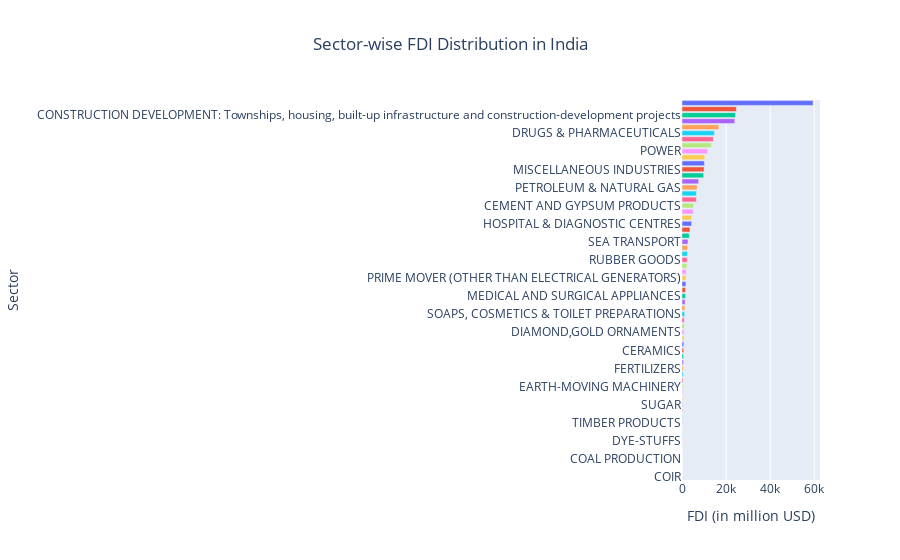

Notebook code cell kept with this figure:
### Code cell
# Interactive Visualization using Plotly
fig = px.bar(sector_fdi, x='FDI', y='Sector', title='Sector-wise FDI Distribution in India', orientation='h', color='Sector', template='plotly')
fig.update_layout(
    xaxis_title='FDI (in million USD)',
    yaxis_title='Sector',
    title={'x':0.5, 'xanchor': 'center'},
    showlegend=False
)
fig.show()

### Figure 1 — Plotly figure (JSON) as saved in the notebook; plotly's stock layout.template omitted (floating-point values rounded to 4 significant figures)
{"data": [{"alignmentgroup": "True", "hovertemplate": "Sector=%{y}<br>FDI=%{x}<extra></extra>", "legendgroup": "SERVICES SECTOR (Fin.,Banking,Insurance,Non Fin/Business,Outsourcing,R&D,Courier,Tech. Testing and Analysis, Other)", "marker": {"color": "#636efa", "pattern": {"shape": ""}}, "name": "SERVICES SECTOR (Fin.,Banking,Insurance,Non Fin/Business,Outsourcing,R&D,Courier,Tech. Testing and Analysis, Other)", "offsetgroup": "SERVICES SECTOR (Fin.,Banking,Insurance,Non Fin/Business,Outsourcing,R&D,Courier,Tech. Testing and Analysis, Other)", "orientation": "h", "showlegend": true, "textposition": "auto", "type": "bar", "x": [59480.0], "xaxis": "x", "y": ["SERVICES SECTOR (Fin.,Banking,Insurance,Non Fin/Business,Outsourcing,R&D,Courier,Tech. Testing and Analysis, Other)"], "yaxis": "y"}, {"alignmentgroup": "True", "hovertemplate": "Sector=%{y}<br>FDI=%{x}<extra></extra>", "legendgroup": "COMPUTER SOFTWARE & HARDWARE", "marker": {"color": "#EF553B", "pattern": {"shape": ""}}, "name": "COMPUTER SOFTWARE & HARDWARE", "offsetgroup": "COMPUTER SOFTWARE & HARDWARE", "orientation": "h", "showlegend": true, "textposition": "auto", "type": "bar", "x": [24670.0], "xaxis": "x", "y": ["COMPUTER SOFTWARE & HARDWARE"], "yaxis": "y"}, {"alignmentgroup": "True", "hovertemplate": "Sector=%{y}<br>FDI=%{x}<extra></extra>", "legendgroup": "CONSTRUCTION DEVELOPMENT: Townships, housing, built-up infrastructure and construction-development projects", "marker": {"color": "#00cc96", "pattern": {"shape": ""}}, "name": "CONSTRUCTION DEVELOPMENT: Townships, housing, built-up infrastructure and construction-development projects", "offsetgroup": "CONSTRUCTION DEVELOPMENT: Townships, housing, built-up infrastructure and construction-development projects", "orientation": "h", "showlegend": true, "textposition": "auto", "type": "bar", "x": [24290.0], "xaxis": "x", "y": ["CONSTRUCTION DEVELOPMENT: Townships, housing, built-up infrastructure and construction-development projects"], "yaxis": "y"}, {"alignmentgroup": "True", "hovertemplate": "Sector=%{y}<br>FDI=%{x}<extra></extra>", "legendgroup": "TELECOMMUNICATIONS", "marker": {"color": "#ab63fa", "pattern": {"shape": ""}}, "name": "TELECOMMUNICATIONS", "offsetgroup": "TELECOMMUNICATIONS", "orientation": "h", "showlegend": true, "textposition": "auto", "type": "bar", "x": [23950.0], "xaxis": "x", "y": ["TELECOMMUNICATIONS"], "yaxis": "y"}, {"alignmentgroup": "True", "hovertemplate": "Sector=%{y}<br>FDI=%{x}<extra></extra>", "legendgroup": "AUTOMOBILE INDUSTRY", "marker": {"color": "#FFA15A", "pattern": {"shape": ""}}, "name": "AUTOMOBILE INDUSTRY", "offsetgroup": "AUTOMOBILE INDUSTRY", "orientation": "h", "showlegend": true, "textposition": "auto", "type": "bar", "x": [16670.0], "xaxis": "x", "y": ["AUTOMOBILE INDUSTRY"], "yaxis": "y"}, {"alignmentgroup": "True", "hovertemplate": "Sector=%{y}<br>FDI=%{x}<extra></extra>", "legendgroup": "DRUGS & PHARMACEUTICALS", "marker": {"color": "#19d3f3", "pattern": {"shape": ""}}, "name": "DRUGS & PHARMACEUTICALS", "offsetgroup": "DRUGS & PHARMACEUTICALS", "orientation": "h", "showlegend": true, "textposition": "auto", "type": "bar", "x": [14710.0], "xaxis": "x", "y": ["DRUGS & PHARMACEUTICALS"], "yaxis": "y"}, {"alignmentgroup": "True", "hovertemplate": "Sector=%{y}<br>FDI=%{x}<extra></extra>", "legendgroup": "TRADING", "marker": {"color": "#FF6692", "pattern": {"shape": ""}}, "name": "TRADING", "offsetgroup": "TRADING", "orientation": "h", "showlegend": true, "textposition": "auto", "type": "bar", "x": [14210.0], "xaxis": "x", "y": ["TRADING"], "yaxis": "y"}, {"alignmentgroup": "True", "hovertemplate": "Sector=%{y}<br>FDI=%{x}<extra></extra>", "legendgroup": "CHEMICALS (OTHER THAN FERTILIZERS)", "marker": {"color": "#B6E880", "pattern": {"shape": ""}}, "name": "CHEMICALS (OTHER THAN FERTILIZERS)", "offsetgroup": "CHEMICALS (OTHER THAN FERTILIZERS)", "orientation": "h", "showlegend": true, "textposition": "auto", "type": "bar", "x": [13290.0], "xaxis": "x", "y": ["CHEMICALS (OTHER THAN FERTILIZERS)"], "yaxis": "y"}, {"alignmentgroup": "True", "hovertemplate": "Sector=%{y}<br>FDI=%{x}<extra></extra>", "legendgroup": "POWER", "marker": {"color": "#FF97FF", "pattern": {"shape": ""}}, "name": "POWER", "offsetgroup": "POWER", "orientation": "h", "showlegend": true, "textposition": "auto", "type": "bar", "x": [11590.0], "xaxis": "x", "y": ["POWER"], "yaxis": "y"}, {"alignmentgroup": "True", "hovertemplate": "Sector=%{y}<br>FDI=%{x}<extra></extra>", "legendgroup": "METALLURGICAL INDUSTRIES", "marker": {"color": "#FECB52", "pattern": {"shape": ""}}, "name": "METALLURGICAL INDUSTRIES", "offsetgroup": "METALLURGICAL INDUSTRIES", "orientation": "h", "showlegend": true, "textposition": "auto", "type": "bar", "x": [10330.0], "xaxis": "x", "y": ["METALLURGICAL INDUSTRIES"], "yaxis": "y"}, {"alignmentgroup": "True", "hovertemplate": "Sector=%{y}<br>FDI=%{x}<extra></extra>", "legendgroup": "HOTEL & TOURISM", "marker": {"color": "#636efa", "pattern": {"shape": ""}}, "name": "HOTEL & TOURISM", "offsetgroup": "HOTEL & TOURISM", "orientation": "h", "showlegend": true, "textposition": "auto", "type": "bar", "x": [10140.0], "xaxis": "x", "y": ["HOTEL & TOURISM"], "yaxis": "y"}, {"alignmentgroup": "True", "hovertemplate": "Sector=%{y}<br>FDI=%{x}<extra></extra>", "legendgroup": "MISCELLANEOUS INDUSTRIES", "marker": {"color": "#EF553B", "pattern": {"shape": ""}}, "name": "MISCELLANEOUS INDUSTRIES", "offsetgroup": "MISCELLANEOUS INDUSTRIES", "orientation": "h", "showlegend": true, "textposition": "auto", "type": "bar", "x": [10040.0], "xaxis": "x", "y": ["MISCELLANEOUS INDUSTRIES"], "yaxis": "y"}, {"alignmentgroup": "True", "hovertemplate": "Sector=%{y}<br>FDI=%{x}<extra></extra>", "legendgroup": "CONSTRUCTION (INFRASTRUCTURE) ACTIVITIES", "marker": {"color": "#00cc96", "pattern": {"shape": ""}}, "name": "CONSTRUCTION (INFRASTRUCTURE) ACTIVITIES", "offsetgroup": "CONSTRUCTION (INFRASTRUCTURE) ACTIVITIES", "orientation": "h", "showlegend": true, "textposition": "auto", "type": "bar", "x": [9817.0], "xaxis": "x", "y": ["CONSTRUCTION (INFRASTRUCTURE) ACTIVITIES"], "yaxis": "y"}, {"alignmentgroup": "True", "hovertemplate": "Sector=%{y}<br>FDI=%{x}<extra></extra>", "legendgroup": "FOOD PROCESSING INDUSTRIES", "marker": {"color": "#ab63fa", "pattern": {"shape": ""}}, "name": "FOOD PROCESSING INDUSTRIES", "offsetgroup": "FOOD PROCESSING INDUSTRIES", "orientation": "h", "showlegend": true, "textposition": "auto", "type": "bar", "x": [7543.0], "xaxis": "x", "y": ["FOOD PROCESSING INDUSTRIES"], "yaxis": "y"}, {"alignmentgroup": "True", "hovertemplate": "Sector=%{y}<br>FDI=%{x}<extra></extra>", "legendgroup": "PETROLEUM & NATURAL GAS", "marker": {"color": "#FFA15A", "pattern": {"shape": ""}}, "name": "PETROLEUM & NATURAL GAS", "offsetgroup": "PETROLEUM & NATURAL GAS", "orientation": "h", "showlegend": true, "textposition": "auto", "type": "bar", "x": [6856.0], "xaxis": "x", "y": ["PETROLEUM & NATURAL GAS"], "yaxis": "y"}, {"alignmentgroup": "True", "hovertemplate": "Sector=%{y}<br>FDI=%{x}<extra></extra>", "legendgroup": "ELECTRICAL EQUIPMENTS", "marker": {"color": "#19d3f3", "pattern": {"shape": ""}}, "name": "ELECTRICAL EQUIPMENTS", "offsetgroup": "ELECTRICAL EQUIPMENTS", "orientation": "h", "showlegend": true, "textposition": "auto", "type": "bar", "x": [6567.0], "xaxis": "x", "y": ["ELECTRICAL EQUIPMENTS"], "yaxis": "y"}, {"alignmentgroup": "True", "hovertemplate": "Sector=%{y}<br>FDI=%{x}<extra></extra>", "legendgroup": "INFORMATION & BROADCASTING (INCLUDING PRINT MEDIA)", "marker": {"color": "#FF6692", "pattern": {"shape": ""}}, "name": "INFORMATION & BROADCASTING (INCLUDING PRINT MEDIA)", "offsetgroup": "INFORMATION & BROADCASTING (INCLUDING PRINT MEDIA)", "orientation": "h", "showlegend": true, "textposition": "auto", "type": "bar", "x": [6494.0], "xaxis": "x", "y": ["INFORMATION & BROADCASTING (INCLUDING PRINT MEDIA)"], "yaxis": "y"}, {"alignmentgroup": "True", "hovertemplate": "Sector=%{y}<br>FDI=%{x}<extra></extra>", "legendgroup": "CEMENT AND GYPSUM PRODUCTS", "marker": {"color": "#B6E880", "pattern": {"shape": ""}}, "name": "CEMENT AND GYPSUM PRODUCTS", "offsetgroup": "CEMENT AND GYPSUM PRODUCTS", "orientation": "h", "showlegend": true, "textposition": "auto", "type": "bar", "x": [5239.0], "xaxis": "x", "y": ["CEMENT AND GYPSUM PRODUCTS"], "yaxis": "y"}, {"alignmentgroup": "True", "hovertemplate": "Sector=%{y}<br>FDI=%{x}<extra></extra>", "legendgroup": "NON-CONVENTIONAL ENERGY", "marker": {"color": "#FF97FF", "pattern": {"shape": ""}}, "name": "NON-CONVENTIONAL ENERGY", "offsetgroup": "NON-CONVENTIONAL ENERGY", "orientation": "h", "showlegend": true, "textposition": "auto", "type": "bar", "x": [5181.0], "xaxis": "x", "y": ["NON-CONVENTIONAL ENERGY"], "yaxis": "y"}, {"alignmentgroup": "True", "hovertemplate": "Sector=%{y}<br>FDI=%{x}<extra></extra>", "legendgroup": "INDUSTRIAL MACHINERY", "marker": {"color": "#FECB52", "pattern": {"shape": ""}}, "name": "INDUSTRIAL MACHINERY", "offsetgroup": "INDUSTRIAL MACHINERY", "orientation": "h", "showlegend": true, "textposition": "auto", "type": "bar", "x": [4394.0], "xaxis": "x", "y": ["INDUSTRIAL MACHINERY"], "yaxis": "y"}, {"alignmentgroup": "True", "hovertemplate": "Sector=%{y}<br>FDI=%{x}<extra></extra>", "legendgroup": "HOSPITAL & DIAGNOSTIC CENTRES", "marker": {"color": "#636efa", "pattern": {"shape": ""}}, "name": "HOSPITAL & DIAGNOSTIC CENTRES", "offsetgroup": "HOSPITAL & DIAGNOSTIC CENTRES", "orientation": "h", "showlegend": true, "textposition": "auto", "type": "bar", "x": [4339.0], "xaxis": "x", "y": ["HOSPITAL & DIAGNOSTIC CENTRES"], "yaxis": "y"}, {"alignmentgroup": "True", "hovertemplate": "Sector=%{y}<br>FDI=%{x}<extra></extra>", "legendgroup": "CONSULTANCY SERVICES", "marker": {"color": "#EF553B", "pattern": {"shape": ""}}, "name": "CONSULTANCY SERVICES", "offsetgroup": "CONSULTANCY SERVICES", "orientation": "h", "showlegend": true, "textposition": "auto", "type": "bar", "x": [3618.0], "xaxis": "x", "y": ["CONSULTANCY SERVICES"], "yaxis": "y"}, {"alignmentgroup": "True", "hovertemplate": "Sector=%{y}<br>FDI=%{x}<extra></extra>", "legendgroup": "MISCELLANEOUS MECHANICAL & ENGINEERING INDUSTRIES", "marker": {"color": "#00cc96", "pattern": {"shape": ""}}, "name": "MISCELLANEOUS MECHANICAL & ENGINEERING INDUSTRIES", "offsetgroup": "MISCELLANEOUS MECHANICAL & ENGINEERING INDUSTRIES", "orientation": "h", "showlegend": true, "textposition": "auto", "type": "bar", "x": [3313.0], "xaxis": "x", "y": ["MISCELLANEOUS MECHANICAL & ENGINEERING INDUSTRIES"], "yaxis": "y"}, {"alignmentgroup": "True", "hovertemplate": "Sector=%{y}<br>FDI=%{x}<extra></extra>", "legendgroup": "SEA TRANSPORT", "marker": {"color": "#ab63fa", "pattern": {"shape": ""}}, "name": "SEA TRANSPORT", "offsetgroup": "SEA TRANSPORT", "orientation": "h", "showlegend": true, "textposition": "auto", "type": "bar", "x": [2713.0], "xaxis": "x", "y": ["SEA TRANSPORT"], "yaxis": "y"}, {"alignmentgroup": "True", "hovertemplate": "Sector=%{y}<br>FDI=%{x}<extra></extra>", "legendgroup": "FERMENTATION INDUSTRIES", "marker": {"color": "#FFA15A", "pattern": {"shape": ""}}, "name": "FERMENTATION INDUSTRIES", "offsetgroup": "FERMENTATION INDUSTRIES", "orientation": "h", "showlegend": true, "textposition": "auto", "type": "bar", "x": [2488.0], "xaxis": "x", "y": ["FERMENTATION INDUSTRIES"], "yaxis": "y"}, {"alignmentgroup": "True", "hovertemplate": "Sector=%{y}<br>FDI=%{x}<extra></extra>", "legendgroup": "TEXTILES (INCLUDING DYED,PRINTED)", "marker": {"color": "#19d3f3", "pattern": {"shape": ""}}, "name": "TEXTILES (INCLUDING DYED,PRINTED)", "offsetgroup": "TEXTILES (INCLUDING DYED,PRINTED)", "orientation": "h", "showlegend": true, "textposition": "auto", "type": "bar", "x": [2471.0], "xaxis": "x", "y": ["TEXTILES (INCLUDING DYED,PRINTED)"], "yaxis": "y"}, {"alignmentgroup": "True", "hovertemplate": "Sector=%{y}<br>FDI=%{x}<extra></extra>", "legendgroup": "RUBBER GOODS", "marker": {"color": "#FF6692", "pattern": {"shape": ""}}, "name": "RUBBER GOODS", "offsetgroup": "RUBBER GOODS", "orientation": "h", "showlegend": true, "textposition": "auto", "type": "bar", "x": [2347.0], "xaxis": "x", "y": ["RUBBER GOODS"], "yaxis": "y"}, {"alignmentgroup": "True", "hovertemplate": "Sector=%{y}<br>FDI=%{x}<extra></extra>", "legendgroup": "MINING", "marker": {"color": "#B6E880", "pattern": {"shape": ""}}, "name": "MINING", "offsetgroup": "MINING", "orientation": "h", "showlegend": true, "textposition": "auto", "type": "bar", "x": [2272.0], "xaxis": "x", "y": ["MINING"], "yaxis": "y"}, {"alignmentgroup": "True", "hovertemplate": "Sector=%{y}<br>FDI=%{x}<extra></extra>", "legendgroup": "AGRICULTURE SERVICES", "marker": {"color": "#FF97FF", "pattern": {"shape": ""}}, "name": "AGRICULTURE SERVICES", "offsetgroup": "AGRICULTURE SERVICES", "orientation": "h", "showlegend": true, "textposition": "auto", "type": "bar", "x": [1921.0], "xaxis": "x", "y": ["AGRICULTURE SERVICES"], "yaxis": "y"}, {"alignmentgroup": "True", "hovertemplate": "Sector=%{y}<br>FDI=%{x}<extra></extra>", "legendgroup": "PRIME MOVER (OTHER THAN ELECTRICAL GENERATORS)", "marker": {"color": "#FECB52", "pattern": {"shape": ""}}, "name": "PRIME MOVER (OTHER THAN ELECTRICAL GENERATORS)", "offsetgroup": "PRIME MOVER (OTHER THAN ELECTRICAL GENERATORS)", "orientation": "h", "showlegend": true, "textposition": "auto", "type": "bar", "x": [1738.0], "xaxis": "x", "y": ["PRIME MOVER (OTHER THAN ELECTRICAL GENERATORS)"], "yaxis": "y"}, {"alignmentgroup": "True", "hovertemplate": "Sector=%{y}<br>FDI=%{x}<extra></extra>", "legendgroup": "ELECTRONICS", "marker": {"color": "#636efa", "pattern": {"shape": ""}}, "name": "ELECTRONICS", "offsetgroup": "ELECTRONICS", "orientation": "h", "showlegend": true, "textposition": "auto", "type": "bar", "x": [1720.0], "xaxis": "x", "y": ["ELECTRONICS"], "yaxis": "y"}, {"alignmentgroup": "True", "hovertemplate": "Sector=%{y}<br>FDI=%{x}<extra></extra>", "legendgroup": "PORTS", "marker": {"color": "#EF553B", "pattern": {"shape": ""}}, "name": "PORTS", "offsetgroup": "PORTS", "orientation": "h", "showlegend": true, "textposition": "auto", "type": "bar", "x": [1637.0], "xaxis": "x", "y": ["PORTS"], "yaxis": "y"}, {"alignmentgroup": "True", "hovertemplate": "Sector=%{y}<br>FDI=%{x}<extra></extra>", "legendgroup": "MEDICAL AND SURGICAL APPLIANCES", "marker": {"color": "#00cc96", "pattern": {"shape": ""}}, "name": "MEDICAL AND SURGICAL APPLIANCES", "offsetgroup": "MEDICAL AND SURGICAL APPLIANCES", "orientation": "h", "showlegend": true, "textposition": "auto", "type": "bar", "x": [1577.0], "xaxis": "x", "y": ["MEDICAL AND SURGICAL APPLIANCES"], "yaxis": "y"}, {"alignmentgroup": "True", "hovertemplate": "Sector=%{y}<br>FDI=%{x}<extra></extra>", "legendgroup": "EDUCATION", "marker": {"color": "#ab63fa", "pattern": {"shape": ""}}, "name": "EDUCATION", "offsetgroup": "EDUCATION", "orientation": "h", "showlegend": true, "textposition": "auto", "type": "bar", "x": [1416.0], "xaxis": "x", "y": ["EDUCATION"], "yaxis": "y"}, {"alignmentgroup": "True", "hovertemplate": "Sector=%{y}<br>FDI=%{x}<extra></extra>", "legendgroup": "PAPER AND PULP (INCLUDING PAPER PRODUCTS)", "marker": {"color": "#FFA15A", "pattern": {"shape": ""}}, "name": "PAPER AND PULP (INCLUDING PAPER PRODUCTS)", "offsetgroup": "PAPER AND PULP (INCLUDING PAPER PRODUCTS)", "orientation": "h", "showlegend": true, "textposition": "auto", "type": "bar", "x": [1291.0], "xaxis": "x", "y": ["PAPER AND PULP (INCLUDING PAPER PRODUCTS)"], "yaxis": "y"}, {"alignmentgroup": "True", "hovertemplate": "Sector=%{y}<br>FDI=%{x}<extra></extra>", "legendgroup": "SOAPS, COSMETICS & TOILET PREPARATIONS", "marker": {"color": "#19d3f3", "pattern": {"shape": ""}}, "name": "SOAPS, COSMETICS & TOILET PREPARATIONS", "offsetgroup": "SOAPS, COSMETICS & TOILET PREPARATIONS", "orientation": "h", "showlegend": true, "textposition": "auto", "type": "bar", "x": [1204.0], "xaxis": "x", "y": ["SOAPS, COSMETICS & TOILET PREPARATIONS"], "yaxis": "y"}, {"alignmentgroup": "True", "hovertemplate": "Sector=%{y}<br>FDI=%{x}<extra></extra>", "legendgroup": "AIR TRANSPORT (INCLUDING AIR FREIGHT)", "marker": {"color": "#FF6692", "pattern": {"shape": ""}}, "name": "AIR TRANSPORT (INCLUDING AIR FREIGHT)", "offsetgroup": "AIR TRANSPORT (INCLUDING AIR FREIGHT)", "orientation": "h", "showlegend": true, "textposition": "auto", "type": "bar", "x": [1014.0], "xaxis": "x", "y": ["AIR TRANSPORT (INCLUDING AIR FREIGHT)"], "yaxis": "y"}, {"alignmentgroup": "True", "hovertemplate": "Sector=%{y}<br>FDI=%{x}<extra></extra>", "legendgroup": "RETAIL TRADING", "marker": {"color": "#B6E880", "pattern": {"shape": ""}}, "name": "RETAIL TRADING", "offsetgroup": "RETAIL TRADING", "orientation": "h", "showlegend": true, "textposition": "auto", "type": "bar", "x": [988.6], "xaxis": "x", "y": ["RETAIL TRADING"], "yaxis": "y"}, {"alignmentgroup": "True", "hovertemplate": "Sector=%{y}<br>FDI=%{x}<extra></extra>", "legendgroup": "DIAMOND,GOLD ORNAMENTS", "marker": {"color": "#FF97FF", "pattern": {"shape": ""}}, "name": "DIAMOND,GOLD ORNAMENTS", "offsetgroup": "DIAMOND,GOLD ORNAMENTS", "orientation": "h", "showlegend": true, "textposition": "auto", "type": "bar", "x": [896.0], "xaxis": "x", "y": ["DIAMOND,GOLD ORNAMENTS"], "yaxis": "y"}, {"alignmentgroup": "True", "hovertemplate": "Sector=%{y}<br>FDI=%{x}<extra></extra>", "legendgroup": "MACHINE TOOLS", "marker": {"color": "#FECB52", "pattern": {"shape": ""}}, "name": "MACHINE TOOLS", "offsetgroup": "MACHINE TOOLS", "orientation": "h", "showlegend": true, "textposition": "auto", "type": "bar", "x": [861.8], "xaxis": "x", "y": ["MACHINE TOOLS"], "yaxis": "y"}, {"alignmentgroup": "True", "hovertemplate": "Sector=%{y}<br>FDI=%{x}<extra></extra>", "legendgroup": "RAILWAY RELATED COMPONENTS", "marker": {"color": "#636efa", "pattern": {"shape": ""}}, "name": "RAILWAY RELATED COMPONENTS", "offsetgroup": "RAILWAY RELATED COMPONENTS", "orientation": "h", "showlegend": true, "textposition": "auto", "type": "bar", "x": [798.5], "xaxis": "x", "y": ["RAILWAY RELATED COMPONENTS"], "yaxis": "y"}, {"alignmentgroup": "True", "hovertemplate": "Sector=%{y}<br>FDI=%{x}<extra></extra>", "legendgroup": "CERAMICS", "marker": {"color": "#EF553B", "pattern": {"shape": ""}}, "name": "CERAMICS", "offsetgroup": "CERAMICS", "orientation": "h", "showlegend": true, "textposition": "auto", "type": "bar", "x": [760.1], "xaxis": "x", "y": ["CERAMICS"], "yaxis": "y"}, {"alignmentgroup": "True", "hovertemplate": "Sector=%{y}<br>FDI=%{x}<extra></extra>", "legendgroup": "VEGETABLE OILS AND VANASPATI", "marker": {"color": "#00cc96", "pattern": {"shape": ""}}, "name": "VEGETABLE OILS AND VANASPATI", "offsetgroup": "VEGETABLE OILS AND VANASPATI", "orientation": "h", "showlegend": true, "textposition": "auto", "type": "bar", "x": [697.5], "xaxis": "x", "y": ["VEGETABLE OILS AND VANASPATI"], "yaxis": "y"}, {"alignmentgroup": "True", "hovertemplate": "Sector=%{y}<br>FDI=%{x}<extra></extra>", "legendgroup": "PRINTING OF BOOKS (INCLUDING LITHO PRINTING INDUSTRY)", "marker": {"color": "#ab63fa", "pattern": {"shape": ""}}, "name": "PRINTING OF BOOKS (INCLUDING LITHO PRINTING INDUSTRY)", "offsetgroup": "PRINTING OF BOOKS (INCLUDING LITHO PRINTING INDUSTRY)", "orientation": "h", "showlegend": true, "textposition": "auto", "type": "bar", "x": [634.7], "xaxis": "x", "y": ["PRINTING OF BOOKS (INCLUDING LITHO PRINTING INDUSTRY)"], "yaxis": "y"}, {"alignmentgroup": "True", "hovertemplate": "Sector=%{y}<br>FDI=%{x}<extra></extra>", "legendgroup": "FERTILIZERS", "marker": {"color": "#FFA15A", "pattern": {"shape": ""}}, "name": "FERTILIZERS", "offsetgroup": "FERTILIZERS", "orientation": "h", "showlegend": true, "textposition": "auto", "type": "bar", "x": [565.7], "xaxis": "x", "y": ["FERTILIZERS"], "yaxis": "y"}, {"alignmentgroup": "True", "hovertemplate": "Sector=%{y}<br>FDI=%{x}<extra></extra>", "legendgroup": "GLASS", "marker": {"color": "#19d3f3", "pattern": {"shape": ""}}, "name": "GLASS", "offsetgroup": "GLASS", "orientation": "h", "showlegend": true, "textposition": "auto", "type": "bar", "x": [551.5], "xaxis": "x", "y": ["GLASS"], "yaxis": "y"}, {"alignmentgroup": "True", "hovertemplate": "Sector=%{y}<br>FDI=%{x}<extra></extra>", "legendgroup": "AGRICULTURAL MACHINERY", "marker": {"color": "#FF6692", "pattern": {"shape": ""}}, "name": "AGRICULTURAL MACHINERY", "offsetgroup": "AGRICULTURAL MACHINERY", "orientation": "h", "showlegend": true, "textposition": "auto", "type": "bar", "x": [449.2], "xaxis": "x", "y": ["AGRICULTURAL MACHINERY"], "yaxis": "y"}, {"alignmentgroup": "True", "hovertemplate": "Sector=%{y}<br>FDI=%{x}<extra></extra>", "legendgroup": "EARTH-MOVING MACHINERY", "marker": {"color": "#B6E880", "pattern": {"shape": ""}}, "name": "EARTH-MOVING MACHINERY", "offsetgroup": "EARTH-MOVING MACHINERY", "orientation": "h", "showlegend": true, "textposition": "auto", "type": "bar", "x": [389.4], "xaxis": "x", "y": ["EARTH-MOVING MACHINERY"], "yaxis": "y"}, {"alignmentgroup": "True", "hovertemplate": "Sector=%{y}<br>FDI=%{x}<extra></extra>", "legendgroup": "COMMERCIAL, OFFICE & HOUSEHOLD EQUIPMENTS", "marker": {"color": "#FF97FF", "pattern": {"shape": ""}}, "name": "COMMERCIAL, OFFICE & HOUSEHOLD EQUIPMENTS", "offsetgroup": "COMMERCIAL, OFFICE & HOUSEHOLD EQUIPMENTS", "orientation": "h", "showlegend": true, "textposition": "auto", "type": "bar", "x": [353.5], "xaxis": "x", "y": ["COMMERCIAL, OFFICE & HOUSEHOLD EQUIPMENTS"], "yaxis": "y"}, {"alignmentgroup": "True", "hovertemplate": "Sector=%{y}<br>FDI=%{x}<extra></extra>", "legendgroup": "SCIENTIFIC INSTRUMENTS", "marker": {"color": "#FECB52", "pattern": {"shape": ""}}, "name": "SCIENTIFIC INSTRUMENTS", "offsetgroup": "SCIENTIFIC INSTRUMENTS", "orientation": "h", "showlegend": true, "textposition": "auto", "type": "bar", "x": [254.9], "xaxis": "x", "y": ["SCIENTIFIC INSTRUMENTS"], "yaxis": "y"}, {"alignmentgroup": "True", "hovertemplate": "Sector=%{y}<br>FDI=%{x}<extra></extra>", "legendgroup": "SUGAR", "marker": {"color": "#636efa", "pattern": {"shape": ""}}, "name": "SUGAR", "offsetgroup": "SUGAR", "orientation": "h", "showlegend": true, "textposition": "auto", "type": "bar", "x": [204.4], "xaxis": "x", "y": ["SUGAR"], "yaxis": "y"}, {"alignmentgroup": "True", "hovertemplate": "Sector=%{y}<br>FDI=%{x}<extra></extra>", "legendgroup": "BOILERS AND STEAM GENERATING PLANTS", "marker": {"color": "#EF553B", "pattern": {"shape": ""}}, "name": "BOILERS AND STEAM GENERATING PLANTS", "offsetgroup": "BOILERS AND STEAM GENERATING PLANTS", "orientation": "h", "showlegend": true, "textposition": "auto", "type": "bar", "x": [195.1], "xaxis": "x", "y": ["BOILERS AND STEAM GENERATING PLANTS"], "yaxis": "y"}, {"alignmentgroup": "True", "hovertemplate": "Sector=%{y}<br>FDI=%{x}<extra></extra>", "legendgroup": "LEATHER,LEATHER GOODS AND PICKERS", "marker": {"color": "#00cc96", "pattern": {"shape": ""}}, "name": "LEATHER,LEATHER GOODS AND PICKERS", "offsetgroup": "LEATHER,LEATHER GOODS AND PICKERS", "orientation": "h", "showlegend": true, "textposition": "auto", "type": "bar", "x": [167.2], "xaxis": "x", "y": ["LEATHER,LEATHER GOODS AND PICKERS"], "yaxis": "y"}, {"alignmentgroup": "True", "hovertemplate": "Sector=%{y}<br>FDI=%{x}<extra></extra>", "legendgroup": "TIMBER PRODUCTS", "marker": {"color": "#ab63fa", "pattern": {"shape": ""}}, "name": "TIMBER PRODUCTS", "offsetgroup": "TIMBER PRODUCTS", "orientation": "h", "showlegend": true, "textposition": "auto", "type": "bar", "x": [157.7], "xaxis": "x", "y": ["TIMBER PRODUCTS"], "yaxis": "y"}, {"alignmentgroup": "True", "hovertemplate": "Sector=%{y}<br>FDI=%{x}<extra></extra>", "legendgroup": "GLUE AND GELATIN", "marker": {"color": "#FFA15A", "pattern": {"shape": ""}}, "name": "GLUE AND GELATIN", "offsetgroup": "GLUE AND GELATIN", "orientation": "h", "showlegend": true, "textposition": "auto", "type": "bar", "x": [128.4], "xaxis": "x", "y": ["GLUE AND GELATIN"], "yaxis": "y"}, {"alignmentgroup": "True", "hovertemplate": "Sector=%{y}<br>FDI=%{x}<extra></extra>", "legendgroup": "TEA AND COFFEE (PROCESSING & WAREHOUSING COFFEE & RUBBER)", "marker": {"color": "#19d3f3", "pattern": {"shape": ""}}, "name": "TEA AND COFFEE (PROCESSING & WAREHOUSING COFFEE & RUBBER)", "offsetgroup": "TEA AND COFFEE (PROCESSING & WAREHOUSING COFFEE & RUBBER)", "orientation": "h", "showlegend": true, "textposition": "auto", "type": "bar", "x": [111.2], "xaxis": "x", "y": ["TEA AND COFFEE (PROCESSING & WAREHOUSING COFFEE & RUBBER)"], "yaxis": "y"}, {"alignmentgroup": "True", "hovertemplate": "Sector=%{y}<br>FDI=%{x}<extra></extra>", "legendgroup": "DYE-STUFFS", "marker": {"color": "#FF6692", "pattern": {"shape": ""}}, "name": "DYE-STUFFS", "offsetgroup": "DYE-STUFFS", "orientation": "h", "showlegend": true, "textposition": "auto", "type": "bar", "x": [88.4], "xaxis": "x", "y": ["DYE-STUFFS"], "yaxis": "y"}, {"alignmentgroup": "True", "hovertemplate": "Sector=%{y}<br>FDI=%{x}<extra></extra>", "legendgroup": "INDUSTRIAL INSTRUMENTS", "marker": {"color": "#B6E880", "pattern": {"shape": ""}}, "name": "INDUSTRIAL INSTRUMENTS", "offsetgroup": "INDUSTRIAL INSTRUMENTS", "orientation": "h", "showlegend": true, "textposition": "auto", "type": "bar", "x": [76.12], "xaxis": "x", "y": ["INDUSTRIAL INSTRUMENTS"], "yaxis": "y"}, {"alignmentgroup": "True", "hovertemplate": "Sector=%{y}<br>FDI=%{x}<extra></extra>", "legendgroup": "PHOTOGRAPHIC RAW FILM AND PAPER", "marker": {"color": "#FF97FF", "pattern": {"shape": ""}}, "name": "PHOTOGRAPHIC RAW FILM AND PAPER", "offsetgroup": "PHOTOGRAPHIC RAW FILM AND PAPER", "orientation": "h", "showlegend": true, "textposition": "auto", "type": "bar", "x": [67.28], "xaxis": "x", "y": ["PHOTOGRAPHIC RAW FILM AND PAPER"], "yaxis": "y"}, {"alignmentgroup": "True", "hovertemplate": "Sector=%{y}<br>FDI=%{x}<extra></extra>", "legendgroup": "COAL PRODUCTION", "marker": {"color": "#FECB52", "pattern": {"shape": ""}}, "name": "COAL PRODUCTION", "offsetgroup": "COAL PRODUCTION", "orientation": "h", "showlegend": true, "textposition": "auto", "type": "bar", "x": [27.74], "xaxis": "x", "y": ["COAL PRODUCTION"], "yaxis": "y"}, {"alignmentgroup": "True", "hovertemplate": "Sector=%{y}<br>FDI=%{x}<extra></extra>", "legendgroup": "MATHEMATICAL,SURVEYING AND DRAWING INSTRUMENTS", "marker": {"color": "#636efa", "pattern": {"shape": ""}}, "name": "MATHEMATICAL,SURVEYING AND DRAWING INSTRUMENTS", "offsetgroup": "MATHEMATICAL,SURVEYING AND DRAWING INSTRUMENTS", "orientation": "h", "showlegend": true, "textposition": "auto", "type": "bar", "x": [7.98], "xaxis": "x", "y": ["MATHEMATICAL,SURVEYING AND DRAWING INSTRUMENTS"], "yaxis": "y"}, {"alignmentgroup": "True", "hovertemplate": "Sector=%{y}<br>FDI=%{x}<extra></extra>", "legendgroup": "DEFENCE INDUSTRIES", "marker": {"color": "#EF553B", "pattern": {"shape": ""}}, "name": "DEFENCE INDUSTRIES", "offsetgroup": "DEFENCE INDUSTRIES", "orientation": "h", "showlegend": true, "textposition": "auto", "type": "bar", "x": [5.12], "xaxis": "x", "y": ["DEFENCE INDUSTRIES"], "yaxis": "y"}, {"alignmentgroup": "True", "hovertemplate": "Sector=%{y}<br>FDI=%{x}<extra></extra>", "legendgroup": "COIR", "marker": {"color": "#00cc96", "pattern": {"shape": ""}}, "name": "COIR", "offsetgroup": "COIR", "orientation": "h", "showlegend": true, "textposition": "auto", "type": "bar", "x": [4.06], "xaxis": "x", "y": ["COIR"], "yaxis": "y"}], "layout": {"barmode": "relative", "legend": {"title": {"text": "Sector"}, "tracegroupgap": 0}, "showlegend": false, "title": {"text": "Sector-wise FDI Distribution in India", "x": 0.5, "xanchor": "center"}, "xaxis": {"anchor": "y", "domain": [0, 1], "title": {"text": "FDI (in million USD)"}}, "yaxis": {"anchor": "x", "categoryarray": ["COIR", "DEFENCE INDUSTRIES", "MATHEMATICAL,SURVEYING AND DRAWING INSTRUMENTS", "COAL PRODUCTION", "PHOTOGRAPHIC RAW FILM AND PAPER", "INDUSTRIAL INSTRUMENTS", "DYE-STUFFS", "TEA AND COFFEE (PROCESSING & WAREHOUSING COFFEE & RUBBER)", "GLUE AND GELATIN", "TIMBER PRODUCTS", "LEATHER,LEATHER GOODS AND PICKERS", "BOILERS AND STEAM GENERATING PLANTS", "SUGAR", "SCIENTIFIC INSTRUMENTS", "COMMERCIAL, OFFICE & HOUSEHOLD EQUIPMENTS", "EARTH-MOVING MACHINERY", "AGRICULTURAL MACHINERY", "GLASS", "FERTILIZERS", "PRINTING OF BOOKS (INCLUDING LITHO PRINTING INDUSTRY)", "VEGETABLE OILS AND VANASPATI", "CERAMICS", "RAILWAY RELATED COMPONENTS", "MACHINE TOOLS", "DIAMOND,GOLD ORNAMENTS", "RETAIL TRADING", "AIR TRANSPORT (INCLUDING AIR FREIGHT)", "SOAPS, COSMETICS & TOILET PREPARATIONS", "PAPER AND PULP (INCLUDING PAPER PRODUCTS)", "EDUCATION", "MEDICAL AND SURGICAL APPLIANCES", "PORTS", "ELECTRONICS", "PRIME MOVER (OTHER THAN ELECTRICAL GENERATORS)", "AGRICULTURE SERVICES", "MINING", "RUBBER GOODS", "TEXTILES (INCLUDING DYED,PRINTED)", "FERMENTATION INDUSTRIES", "SEA TRANSPORT", "MISCELLANEOUS MECHANICAL & ENGINEERING INDUSTRIES", "CONSULTANCY SERVICES", "HOSPITAL & DIAGNOSTIC CENTRES", "INDUSTRIAL MACHINERY", "NON-CONVENTIONAL ENERGY", "CEMENT AND GYPSUM PRODUCTS", "INFORMATION & BROADCASTING (INCLUDING PRINT MEDIA)", "ELECTRICAL EQUIPMENTS", "PETROLEUM & NATURAL GAS", "FOOD PROCESSING INDUSTRIES", "CONSTRUCTION (INFRASTRUCTURE) ACTIVITIES", "MISCELLANEOUS INDUSTRIES", "HOTEL & TOURISM", "METALLURGICAL INDUSTRIES", "POWER", "CHEMICALS (OTHER THAN FERTILIZERS)", "TRADING", "DRUGS & PHARMACEUTICALS", "AUTOMOBILE INDUSTRY", "TELECOMMUNICATIONS", "CONSTRUCTION DEVELOPMENT: Townships, housing, built-up infrastructure and construction-development projects", "COMPUTER SOFTWARE & HARDWARE", "SERVICES SECTOR (Fin.,Banking,Insurance,Non Fin/Business,Outsourcing,R&D,Courier,Tech. Testing and Analysis, Other)"], "categoryorder": "array", "domain": [0, 1], "title": {"text": "Sector"}}}}
